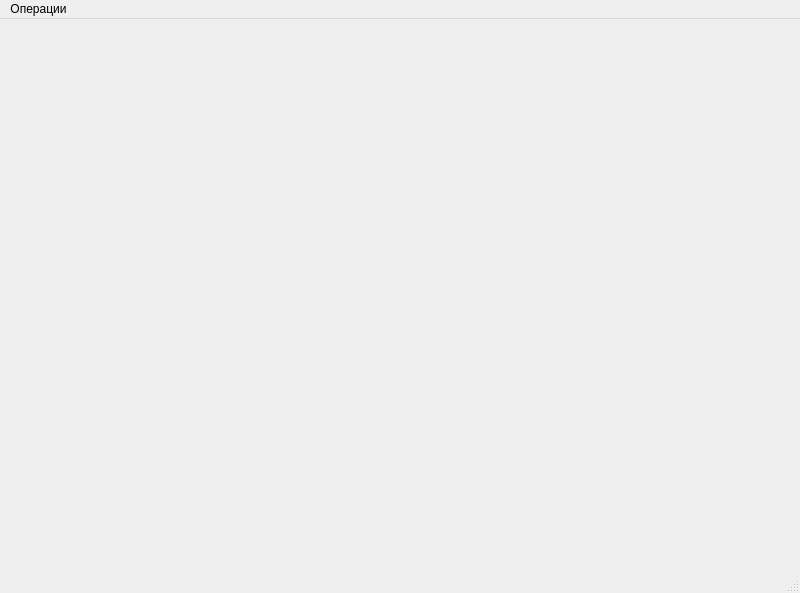
<ui version="4.0" >
 <class>CMainWindow</class>
 <widget class="QMainWindow" name="CMainWindow" >
  <property name="geometry" >
   <rect>
    <x>0</x>
    <y>0</y>
    <width>800</width>
    <height>593</height>
   </rect>
  </property>
  <property name="windowTitle" >
   <string>Система "Акитсигол"</string>
  </property>
  <widget class="QWidget" name="centralwidget" />
  <widget class="QMenuBar" name="menubar" >
   <property name="geometry" >
    <rect>
     <x>0</x>
     <y>0</y>
     <width>800</width>
     <height>31</height>
    </rect>
   </property>
   <widget class="QMenu" name="menu" >
    <property name="title" >
     <string>Операции</string>
    </property>
    <addaction name="m_newCargo" />
   </widget>
   <addaction name="menu" />
  </widget>
  <widget class="QStatusBar" name="statusbar" />
  <action name="m_newCargo" >
   <property name="text" >
    <string>Добавить заказ</string>
   </property>
  </action>
 </widget>
 <resources/>
 <connections/>
</ui>
